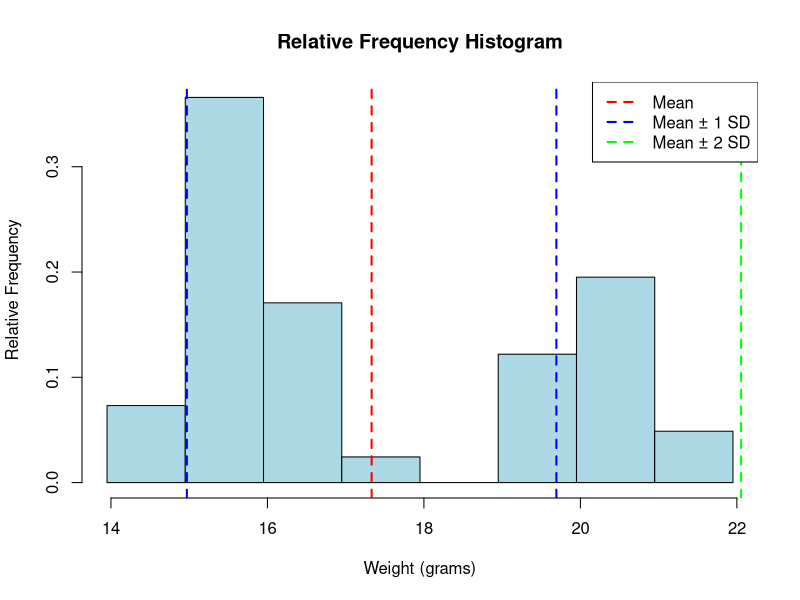

Recreate this plot in R.
weights <- c(19.8, 20.3, 20.2, 19.6, 20.0, 19.4, 15.4, 19.9, 20.5, 20.5, 19.8,
             15.5, 21.8, 20.0, 15.4, 20.6, 15.7, 20.4, 21.3, 16.7, 15.6, 14.2,
             15.9, 16.8, 15.2, 15.0, 16.4, 15.4, 16.0, 16.1, 17.0, 16.0,
             15.1, 14.1, 15.8, 15.7, 16.6, 15.2, 15.5, 14.9, 15.3)

mean_weight <- mean(weights)
sd_weight <- sd(weights)

cat("Sample Mean:", mean_weight, "\n")
cat("Sample Standard Deviation:", sd_weight, "\n")

breaks <- seq(13.95, max(weights) + 1, by = 1)

hist(weights, breaks = breaks, probability = TRUE, 
     col = "lightblue", border = "black", main = "Relative Frequency Histogram",
     xlab = "Weight (grams)", ylab = "Relative Frequency")

abline(v = mean_weight, col = "red", lwd = 2, lty = 2)
abline(v = mean_weight + sd_weight, col = "blue", lwd = 2, lty = 2)
abline(v = mean_weight - sd_weight, col = "blue", lwd = 2, lty = 2)
abline(v = mean_weight + 2 * sd_weight, col = "green", lwd = 2, lty = 2)
abline(v = mean_weight - 2 * sd_weight, col = "green", lwd = 2, lty = 2)

legend("topright", legend = c("Mean", "Mean ± 1 SD", "Mean ± 2 SD"),
       col = c("red", "blue", "green"), lwd = 2, lty = 2)